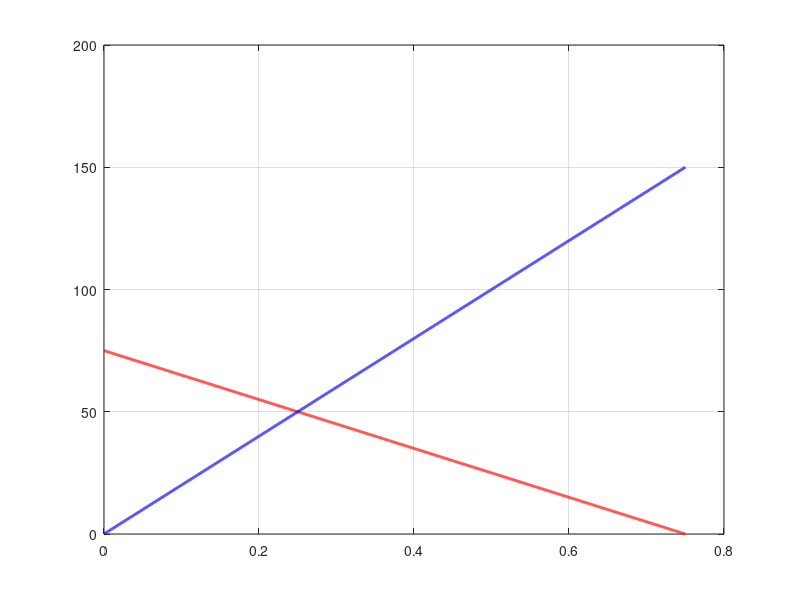

Here is the MATLAB script that generated this plot: (Note: this script raises an error after producing the figure.)
clc; clear; close all;

Vs = 75; Rs = 100; RL_CC = 200; Td = 2e-3; Z0=50;

n_iteracoes=3;

%% Fonte

I=Vs/Rs;
fonte_x = linspace(0, I, 10000);

fonte_y= Vs - Rs * fonte_x;
plot(fonte_x, fonte_y, 'r', 'LineWidth', 2); hold on;

%fonte_x = [I 0]; fonte_y = [0 Vs]; plot(fonte_x, fonte_y, 'r', 'LineWidth',2); hold on;

%% Carga

carga_x = linspace(0, I, 10000);

carga_y = RL_CC * carga_x;

plot(carga_x, carga_y, 'b', 'LineWidth', 2); grid on;

%% Ponto de operaçao

P=intersection(carga_y, fonte_y, I, 10000)

plot(P(1), P(2), 'o', 'MarkerFaceColor','k');

xlabel('Corrente (A)'); ylabel('Tensao (V)');
legend('Fonte', 'Carga', 'Ponto de operacao', 'Location','best');


%% Tensao na fonte e carga

ponto_i = [0 0];

x=linspace(0, I, 10000);

for k=0:n_iteracoes

    if mod(k, 2) == 0
        b=ponto_i(2) - Z0*ponto_i(1);
        y= Z0*x + b;
        disp('merda');
        plot(x, y, 'k--'); hold on;
        ponto_i=intersection(y, fonte_y, I, 10000)
    else
        b=ponto_i(2) + Z0*ponto_i(1)
        y=-Z0*x + b;
        disp('merda2');
        plot(x, y, 'k--'); hold on;
        ponto_i=intersection(y, carga_y, I, 10000)
    end

    

end

hold off;
